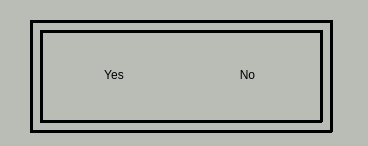
<?xml version="1.0" encoding="UTF-8"?>
<ui version="4.0">
 <class>QuitDialog</class>
 <widget class="QDialog" name="QuitDialog">
  <property name="geometry">
   <rect>
    <x>0</x>
    <y>0</y>
    <width>368</width>
    <height>146</height>
   </rect>
  </property>
  <property name="contextMenuPolicy">
   <enum>Qt::DefaultContextMenu</enum>
  </property>
  <property name="windowTitle">
   <string>Dialog</string>
  </property>
  <property name="styleSheet">
   <string notr="true">background-color: rgb(186, 189, 182);</string>
  </property>
  <property name="sizeGripEnabled">
   <bool>false</bool>
  </property>
  <property name="modal">
   <bool>false</bool>
  </property>
  <widget class="QWidget" name="horizontalLayoutWidget">
   <property name="geometry">
    <rect>
     <x>50</x>
     <y>20</y>
     <width>261</width>
     <height>111</height>
    </rect>
   </property>
   <layout class="QHBoxLayout" name="hbox">
    <item>
     <widget class="QPushButton" name="Yes">
      <property name="minimumSize">
       <size>
        <width>0</width>
        <height>40</height>
       </size>
      </property>
      <property name="styleSheet">
       <string notr="true">QPushButton::focus{background-color:rgb(0,0,0); color:white;}
QPushButton::flat{border:none;}
QPushButton{
font: 16pt &quot;Ubuntu&quot;;
}</string>
      </property>
      <property name="text">
       <string>Yes</string>
      </property>
      <property name="flat">
       <bool>true</bool>
      </property>
     </widget>
    </item>
    <item>
     <widget class="QPushButton" name="No">
      <property name="minimumSize">
       <size>
        <width>84</width>
        <height>40</height>
       </size>
      </property>
      <property name="styleSheet">
       <string notr="true">QPushButton::focus{background-color:rgb(0, 0, 0); color:white;}
QPushButton::flat{border:none;}
QPushButton{
font: 16pt &quot;Ubuntu&quot;;
}</string>
      </property>
      <property name="text">
       <string>No</string>
      </property>
      <property name="flat">
       <bool>true</bool>
      </property>
     </widget>
    </item>
   </layout>
  </widget>
  <widget class="Line" name="line">
   <property name="geometry">
    <rect>
     <x>30</x>
     <y>130</y>
     <width>302</width>
     <height>3</height>
    </rect>
   </property>
   <property name="styleSheet">
    <string notr="true">background-color: rgb(0, 0, 0);</string>
   </property>
   <property name="orientation">
    <enum>Qt::Horizontal</enum>
   </property>
  </widget>
  <widget class="Line" name="line_2">
   <property name="geometry">
    <rect>
     <x>30</x>
     <y>20</y>
     <width>3</width>
     <height>112</height>
    </rect>
   </property>
   <property name="styleSheet">
    <string notr="true">background-color: rgb(0, 0, 0);</string>
   </property>
   <property name="orientation">
    <enum>Qt::Vertical</enum>
   </property>
  </widget>
  <widget class="Line" name="line_3">
   <property name="geometry">
    <rect>
     <x>40</x>
     <y>120</y>
     <width>282</width>
     <height>3</height>
    </rect>
   </property>
   <property name="styleSheet">
    <string notr="true">background-color: rgb(0, 0, 0);</string>
   </property>
   <property name="orientation">
    <enum>Qt::Horizontal</enum>
   </property>
  </widget>
  <widget class="Line" name="line_4">
   <property name="geometry">
    <rect>
     <x>40</x>
     <y>30</y>
     <width>3</width>
     <height>92</height>
    </rect>
   </property>
   <property name="styleSheet">
    <string notr="true">background-color: rgb(0, 0, 0);</string>
   </property>
   <property name="orientation">
    <enum>Qt::Vertical</enum>
   </property>
  </widget>
  <widget class="Line" name="line_5">
   <property name="geometry">
    <rect>
     <x>30</x>
     <y>20</y>
     <width>302</width>
     <height>3</height>
    </rect>
   </property>
   <property name="orientation">
    <enum>Qt::Horizontal</enum>
   </property>
  </widget>
  <widget class="Line" name="line_6">
   <property name="geometry">
    <rect>
     <x>30</x>
     <y>20</y>
     <width>302</width>
     <height>3</height>
    </rect>
   </property>
   <property name="styleSheet">
    <string notr="true">background-color: rgb(0, 0, 0);</string>
   </property>
   <property name="orientation">
    <enum>Qt::Horizontal</enum>
   </property>
  </widget>
  <widget class="Line" name="line_7">
   <property name="geometry">
    <rect>
     <x>40</x>
     <y>30</y>
     <width>282</width>
     <height>3</height>
    </rect>
   </property>
   <property name="styleSheet">
    <string notr="true">background-color: rgb(0, 0, 0);</string>
   </property>
   <property name="orientation">
    <enum>Qt::Horizontal</enum>
   </property>
  </widget>
  <widget class="Line" name="line_8">
   <property name="geometry">
    <rect>
     <x>330</x>
     <y>20</y>
     <width>3</width>
     <height>112</height>
    </rect>
   </property>
   <property name="styleSheet">
    <string notr="true">background-color: rgb(0, 0, 0);</string>
   </property>
   <property name="orientation">
    <enum>Qt::Vertical</enum>
   </property>
  </widget>
  <widget class="Line" name="line_9">
   <property name="geometry">
    <rect>
     <x>320</x>
     <y>30</y>
     <width>3</width>
     <height>92</height>
    </rect>
   </property>
   <property name="styleSheet">
    <string notr="true">background-color: rgb(0, 0, 0);</string>
   </property>
   <property name="orientation">
    <enum>Qt::Vertical</enum>
   </property>
  </widget>
 </widget>
 <resources/>
 <connections/>
</ui>
